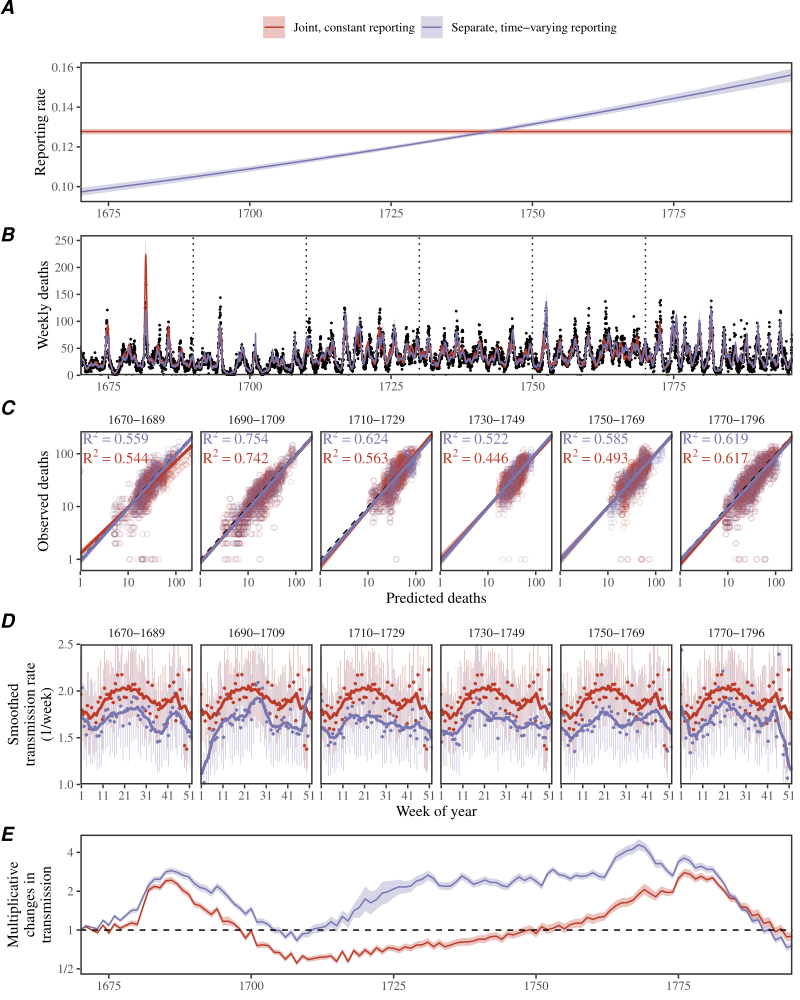

Write R code to recreate this figure.
library(dplyr)
library(ggplot2); theme_set(theme_bw(base_family = "Times"))
library(egg)
library(ggsci)
library(cmdstanr)
source("../script/script_data.R")
source("../R/colors.R")

load("../stanfit_main/stanfit_sir_default_sep_rho.rda")
load("../stanfit_main/stanfit_sir_default.rda")

data_filter <- data_final %>%
  filter(year < 1796)

year <- data_filter$year-min(data_filter$year)+1

group <- ceiling(year/20)
group[group==7] <- 6

all_summ <- list(
  `Separate, time-varying reporting`=summary_sir_default_sep_rho_laplace,
  `Joint, constant reporting`=summary_sir_default_laplace
)

rhodata <- lapply(all_summ, function(x) {
  if (any(grepl("rhovec\\[", x$variable))) {
    data.frame(
      year=data_filter$year,
      week=data_filter$week,
      group_y=group,
      est=x$median[grepl("rhovec\\[", x$variable)],
      lwr=x$q5[grepl("rhovec\\[", x$variable)],
      upr=x$q95[grepl("rhovec\\[", x$variable)]
    )
  } else {
    data.frame(
      year=data_filter$year,
      week=data_filter$week,
      group_y=group,
      est=x$median[grepl("rho", x$variable)],
      lwr=x$q5[grepl("rho", x$variable)],
      upr=x$q95[grepl("rho", x$variable)]
    )
  }
}) %>%
  bind_rows(
    .id="group"
  )

g0 <- ggplot(rhodata) +
  geom_ribbon(aes(year+week/52, ymin=lwr, ymax=upr, fill=group), alpha=0.3) +
  geom_line(aes(year+week/52, est, col=group)) +
  scale_x_continuous("Year", expand=c(0, 0)) +
  scale_y_continuous("Reporting rate") +
  scale_color_manual("Prior distribution", values=colors_this) +
  scale_fill_manual("Prior distribution", values=colors_this) +
  guides(color=guide_legend(nrow=1,byrow=TRUE), fill=guide_legend(nrow=1,byrow=TRUE)) +
  theme(
    panel.grid = element_blank(),
    panel.border = element_rect(linewidth=1),
    axis.title.x = element_blank(),
    legend.position = "top",
    legend.title = element_blank()
  )

fitdata <- lapply(all_summ, function(x) {
  data.frame(
    year=data_filter$year,
    week=data_filter$week,
    group_y=group,
    est=x$median[grepl("C\\[", x$variable)],
    lwr=x$q5[grepl("C\\[", x$variable)],
    upr=x$q95[grepl("C\\[", x$variable)]
  )
}) %>%
  bind_rows(
    .id="group"
  )

colors_this <- c(colors_default[1], colors_new[1])

g1 <- ggplot(fitdata) +
  geom_vline(xintercept=c(1690, 1710, 1730, 1750, 1770), lty=3) +
  geom_point(data=data_filter, aes(year+week/52, smpx), size=0.3) +
  geom_ribbon(aes(year+week/52, ymin=lwr, ymax=upr, fill=group), alpha=0.3) +
  geom_line(aes(year+week/52, est, col=group)) +
  scale_x_continuous("Year", expand=c(0, 0)) +
  scale_y_continuous("Weekly deaths", expand=c(0, 0), limits=c(0, 260)) +
  scale_color_manual("Prior distribution", values=colors_this) +
  scale_fill_manual("Prior distribution", values=colors_this) +
  guides(color=guide_legend(nrow=1,byrow=TRUE), fill=guide_legend(nrow=1,byrow=TRUE)) +
  theme(
    panel.grid = element_blank(),
    panel.border = element_rect(linewidth=1),
    axis.title.x = element_blank(),
    legend.position = "none",
    legend.title = element_blank()
  )

data_comp <- fitdata %>%
  merge(data_filter) %>%
  mutate(
    group_y=factor(group_y,
                   levels=1:6,
                   labels=c("1670-1689",
                            "1690-1709",
                            "1710-1729",
                            "1730-1749",
                            "1750-1769",
                            "1770-1796"))
  )

data_Rsq <- data_comp %>%
  group_by(group, group_y) %>%
  summarize(
    Rsq=signif(cor(log(est+1), log(smpx+1))^2, 3)
  ) %>%
  ungroup %>%
  mutate(
    text=paste0("R^2==", Rsq),
    y=-30+120*as.numeric(as.factor(group)),
    text=ifelse(text=="R^2==0.77", "R^2==0.770", text)
  )

g2 <- ggplot(data_comp) +
  geom_point(aes(est+1, smpx+1, col=group), alpha=0.2, shape=21) +
  geom_abline(intercept=0, slope=1, lty=2) +
  geom_smooth(aes(est+1, smpx+1, col=group, fill=group), method="lm", fullrange=TRUE) +
  geom_text(data=data_Rsq, aes(5.5, y, label=text, col=group),
            parse=TRUE, family="Times") +
  scale_x_log10("Predicted deaths", expand=c(0,0)) +
  scale_y_log10("Observed deaths", expand=c(0,0)) +
  scale_color_manual("Prior distribution", values=colors_this) +
  scale_fill_manual("Prior distribution", values=colors_this) +
  facet_wrap(~group_y, nrow=1)+
  theme(
    panel.grid = element_blank(),
    panel.border = element_rect(linewidth=1),
    strip.background = element_blank(),
    legend.position = "none"
  )

betadata <- lapply(all_summ, function(x) {
  data.frame(
    week=rep(1:52, 6),
    group_y=rep(1:6, each=52),
    est=exp(x$median[grepl("logbeta\\[", x$variable)]),
    lwr=exp(x$q5[grepl("logbeta\\[", x$variable)]),
    upr=exp(x$q95[grepl("logbeta\\[", x$variable)])
  )
}) %>%
  bind_rows(
    .id="group"
  ) %>%
  mutate(
    group_y=factor(group_y,
                 levels=1:6,
                 labels=c("1670-1689",
                          "1690-1709",
                          "1710-1729",
                          "1730-1749",
                          "1750-1769",
                          "1770-1796"))
  ) %>%
  group_by(group, group_y) %>%
  arrange(group, group_y, week) %>%
  mutate(
    est_roll=zoo::rollapply(est, 7, "mean", partial=TRUE)
  )

g3 <- ggplot(betadata) +
  geom_errorbar(aes(week, ymin=lwr, ymax=upr, col=group), width=0, linewidth=0.2,
                position = position_dodge(width=1), alpha=0.5) +
  geom_point(aes(week, est, col=group), size=0.5,
             position = position_dodge(width=1)) +
  geom_line(aes(week, est_roll, col=group), lwd=1) +
  scale_x_continuous("Week of year", expand=c(0, 0),
                     breaks=c(1,11, 21, 31, 41, 51)) +
  scale_y_continuous("Smoothed\ntransmission rate\n(1/week)", expand=c(0, 0)) +
  coord_cartesian(ylim=c(1, 2.5)) +
  scale_color_manual("Prior distribution", values=colors_this) +
  scale_fill_manual("Prior distribution", values=colors_this) +
  facet_wrap(~group_y, nrow=1) +
  theme(
    panel.grid = element_blank(),
    panel.border = element_rect(linewidth=1),
    legend.position = "none",
    strip.background = element_blank()
  )

epsilondata <- lapply(all_summ, function(x) {
  data.frame(
    year=unique(data_filter$year),
    est=exp(x$median[grepl("^epsilon\\[", x$variable)]),
    lwr=exp(x$q5[grepl("^epsilon\\[", x$variable)]),
    upr=exp(x$q95[grepl("^epsilon\\[", x$variable)])
  )
}) %>%
  bind_rows(
    .id="group"
  )

g4 <- ggplot(epsilondata) +
  geom_ribbon(aes(year, ymin=lwr, ymax=upr, fill=group), alpha=0.3) +
  geom_line(aes(year, est, col=group)) +
  scale_x_continuous("Year", expand=c(0, 0)) +
  scale_y_log10("Multiplicative\nchanges in\ntransmission",
                breaks=c(0.5, 1, 2, 4), limits=c(0.45, 5.5), expand=c(0, 0),
                labels=c("1/2", "1", "2", "4")) +
  geom_hline(yintercept=1, lty=2) +
  scale_color_manual("Prior distribution", values=colors_this) +
  scale_fill_manual("Prior distribution", values=colors_this) +
  theme(
    panel.grid = element_blank(),
    panel.border = element_rect(linewidth=1),
    axis.title.x = element_blank(),
    legend.position = "none"
  )

gcomb <- ggarrange(g0, g1, g2, g3, g4, ncol=1,
                   labels=c("A", "B", "C", "D", "E"),
                   draw=FALSE)

ggsave("figure_stanfit_sep_rho.pdf", gcomb, width=8, height=10)
